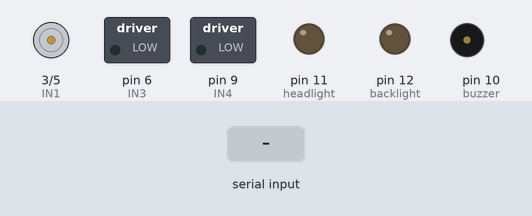
Bench run of a sketch on a simulated Arduino Uno, built with avr-gcc and run on an emulated ATmega328P. On the bench: motor-driver pin pairs drawn as motors (green arrow = first pin HIGH = forward, orange = second pin HIGH = backward, longer = more drive), switched loads named in the sketch (green lamp = pin HIGH), output pins drawn as LEDs (lit = HIGH), buzzer (waves = sounding). The inputs (shaded band) are chosen by the test bench.

Above: at 1.2 s.
1.3 s: "1" received over the second serial link
At 2.4 s:
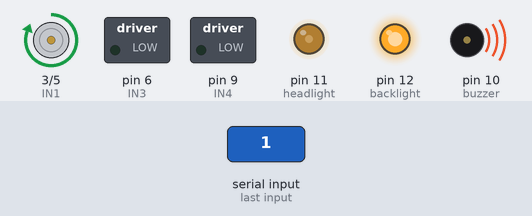
2.8 s: "0" received over the second serial link
At 3.5 s:
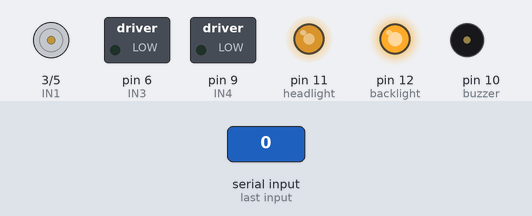
4.3 s: "2" received over the second serial link
At 4.7 s:
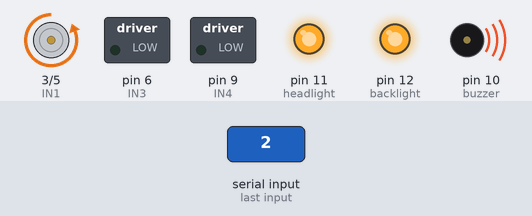
5.8 s: "1" received over the second serial link
At 7.0 s:
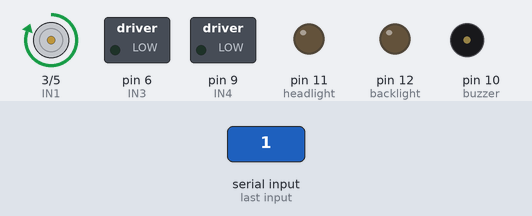
7.3 s: "0" received over the second serial link
At 8.2 s:
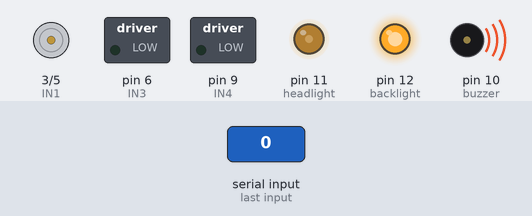
8.8 s: "2" received over the second serial link
At 9.3 s:
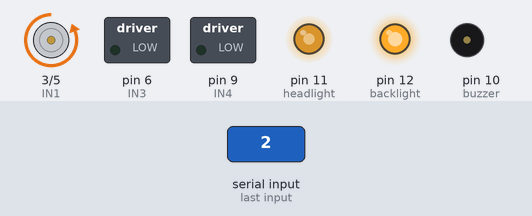
Timing chart, 0 to 11.3 s (numbered marks = the images above; inputs shaded):
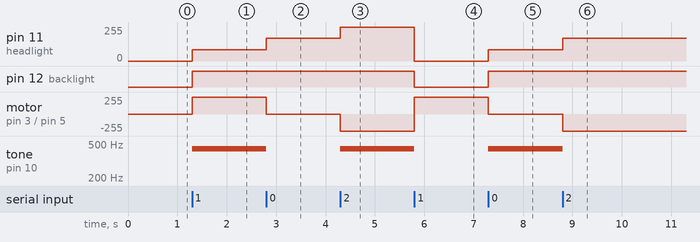

The sketch:

bluetoothRCController-v1.ino
```cpp
/*
 * 201605021932
 * Este sketch e a primeira versao de comando de uma carro de
 * controle remoto por arduino.
 * A ideia e utilizar o arduino para realizar as mesmas funcoes
 * do controle remoto padrao e poder adicionar novas funcionalidades
 * que nao se encontram na versao original de fabrica
 * O controle remoto padrao foi substituido por uma bluetooth
 * shield.
 *
 * FUNCIONAMENTO GERAL
 *
 * Sera utilizado um aplicativo android para enviar os comandos para
 * o arduino. Estes comandos serao interpretados e suas respectivas
 * funcoes executadas.
 *
 * Os comandos serao enviados no formato de byte;
 * 01 byte sera suficiente para todas as operacoes
 * Cada funcao do controle enviara o bit correspondente do comando
 * como 1 e 0 para parar cancelar a operacao.
 * EX: o bit 1 representa o comando para andar para frente.
 * Ao apertar o botao para frente no app sera enviado 00000001
 * marcando como 1 a funcao para frente. Ao soltar o botao do app
 * sera enviado o byte 00000000 que cancelara as operacoes.
 *
 * bit 1 - para frente
 * bit 2 - para tras
 * bit 3 - para esquerda
 * bit 4 - para a direita
 * bit 5 - farol
 * bit 6 - buzina
 *
 *
 * FUNCIONALIDADES:
 *  - para frente;
 *  - para tras;
 *  - esquerda;
 *  - direita;
 *  - buzina;
 *  - farol e lanterna.
 */


/*
 * Para que a serial do Arduino continue livre para DEBUG, utiliza-
 * remos uma serial via software, utilizando os pinos 7,8 que não
 * são PWM.
 */
#include <SoftwareSerial.h>

SoftwareSerial mySerial(7, 8); // RX, TX

/*
 * Nesta versao estamos utilizando um motorshield que controla ate 02
 * motores DC atraves dos pinos IN1, IN2,IN3,IN4.
 */

// Pinos de controle do motorshield LN298D
// Os pinos escolhidos sao PWM uma possivel futura funcionalidade.
int IN1 = 3; // para frente
int IN2 = 5; // para tras
int IN3 = 6; // vira esquerda
int IN4 = 9; // vira direita


int headlight = 11; // o farol sera ligado no pino 11 pwm e tera 3
                    // niveis de intensidade.
int backlight = 12; // sao as luzes traseiras
int buzzer = 10;    // buzina do carrinho.


/*
 * rightState e leftState serao utilizadas para saber se o carro
 * estava com a direcao acionada. Estes estados servirao para
 * realizar a estabilizacao da direcao via software, caso o carro
 * nao possua uma estabilizacao mecanica. Isto e, a direcao volta ao
 * centro automaticamente.
 */
byte rightState = 0;
byte leftState = 0;

byte lightsState = 0; // verifica qual a intensidade das luzes

byte buzzerState = 0; // verifica qual o estado do buzzer

byte command;  // nesta variavel sera guardado o byte enviado pelo
               // aplicativo

byte lights = 0;   // recebera o bit de comando das luzes
byte buzzerOn = 0; // recebera o bit de comando da buzina
byte front, back, left, right; // estas variaveis receberao os bits
                               // de direcao correspondentes

bool stability; // controle de estabilizacao
byte stabilityTimeLeft; // variavel de tempo de estabilizacao da Esquerda
byte stabilityTimeRight; // variavel de tempo de estabilizacao da Direita

void setup()
{

 //Configurando os pinos de saida do motorshield
 pinMode(IN1, OUTPUT);
 pinMode(IN2, OUTPUT);
 pinMode(IN3, OUTPUT);
 pinMode(IN4, OUTPUT);

// pinos das lampadas e da buzina
 pinMode(headlight, OUTPUT);
 pinMode(backlight, OUTPUT);
 pinMode(buzzer,OUTPUT);

// desativando todas as ligacoes dos motores
 digitalWrite(IN1,LOW);
 digitalWrite(IN2,LOW);
 digitalWrite(IN3,LOW);
 digitalWrite(IN4,LOW);

// desativando som da buzina e luzes
 digitalWrite(headlight,LOW);
 digitalWrite(backlight,LOW);
 noTone(buzzer);


stability = 1;
stabilityTimeLeft = 10;
stabilityTimeRight = 16;

// Ativando a serial de conexao com o bluetooth.
  mySerial.begin(9600);
}

void loop()
{

 /* Se nada for recebido pela serial, o estado do carrinho continua*/
  if (mySerial.available())
    {
    command = mySerial.read(); // recebe o byte da serial

    /*
     * Utilizando a operacao &, somente o bit correspondente e retor-
     *nara e sera transformado em 0 ou 1 pela operacao 'bool'
     */
    front = bool(command & 1);     //bit 1
    back = bool(command & 2);      //bit 2
    left = bool(command & 4);      //bit 3
    right = bool(command & 8);     //bit 4
    lights =  bool(command & 16);  //bit 5
    buzzerOn = bool(command & 32); //bit 6


    //Se o comando de direcao for enviado, sera ativado o estado
    // correspondente, direita ou esquerda
    if(right)
        rightState = 1;

    if(left)
        leftState = 1;


    //Neste ponto os motores serao acionados.
    digitalWrite(IN3,left);
    digitalWrite(IN4,right);
    digitalWrite(IN1,front);
    digitalWrite(IN2,back);


/* Se a estabilizacao por software estiver ativada as funcionalidades
 * serao executadas.
 * O motor da direcao serao ativados por um breve periodo de tempo e
 * desativado logo em seguida.
 */
    if(stability){
      // estavilizacao para a direita.
      if((!right) && (rightState)){
          digitalWrite(IN3,HIGH);
          delay(stabilityTimeRight);
          digitalWrite(IN3,LOW);
          rightState = 0;
        }

      //estabilizacao para a esquerda.
      if((!left) && (leftState)){
          digitalWrite(IN4,HIGH);
          delay(stabilityTimeLeft);
          digitalWrite(IN4,LOW);
          leftState = 0;
        }
    } //if(stability){


/*
 * Acionamento das luzes. O farol tera 3 niveis. Como esta com PWM
 * sera acionado em multiplos de 85 indicado pelo lightsState
 */

    // Cada vez que receber 1 no bit lights o bloco e executado
    if(lights){
      // vai acumulando 85 ate chegar a 340 que retorna novamente
      // a 0 (zero).
      lightsState = (lightsState + 85)%340;
      analogWrite(headlight,lightsState); //PWM
      digitalWrite(backlight,lightsState);//direto, unico nivel.
      }


    // Cada vez que receber 1 no bit buzzer a buzina e ativada ou
    // desativada.
    if(buzzerOn){

      buzzerState = !buzzerState; // troca o estado

      if(buzzerState){
        tone(buzzer,440); // frequencia da buzzina 440Hz.
      }
      else{
        noTone(buzzer);
      }

    } //if(buzzerOn){

  } //if (mySerial.available())

 } // void loop ()
```

Measured:
- after the input at 1.3 s, pin 11 (headlight): 0/255 → 85/255 at once; pin 12 (backlight): LOW → HIGH at once; motor on pin 3 (IN1) / pin 5 (IN2): stopped → forward 255/255 at once; tone on pin 10 (buzzer): silent → 440 Hz at once
- after the input at 2.8 s, pin 11 (headlight): 85/255 → 170/255 at once; motor on pin 3 (IN1) / pin 5 (IN2): forward 255/255 → stopped at once; tone on pin 10 (buzzer): 440 Hz → silent at once
- after the input at 4.3 s, pin 11 (headlight): 170/255 → 255/255 at once; motor on pin 3 (IN1) / pin 5 (IN2): stopped → backward 255/255 at once; tone on pin 10 (buzzer): silent → 440 Hz at once
- after the input at 5.8 s, pin 11 (headlight): 255/255 → 0/255 at once; pin 12 (backlight): HIGH → LOW at once; motor on pin 3 (IN1) / pin 5 (IN2): backward 255/255 → forward 255/255 at once; tone on pin 10 (buzzer): 440 Hz → silent at once
- after the input at 7.3 s, pin 11 (headlight): 0/255 → 85/255 at once; pin 12 (backlight): LOW → HIGH at once; motor on pin 3 (IN1) / pin 5 (IN2): forward 255/255 → stopped at once; tone on pin 10 (buzzer): silent → 440 Hz at once
- after the input at 8.8 s, pin 11 (headlight): 85/255 → 170/255 at once; motor on pin 3 (IN1) / pin 5 (IN2): stopped → backward 255/255 at once; tone on pin 10 (buzzer): 440 Hz → silent at once
